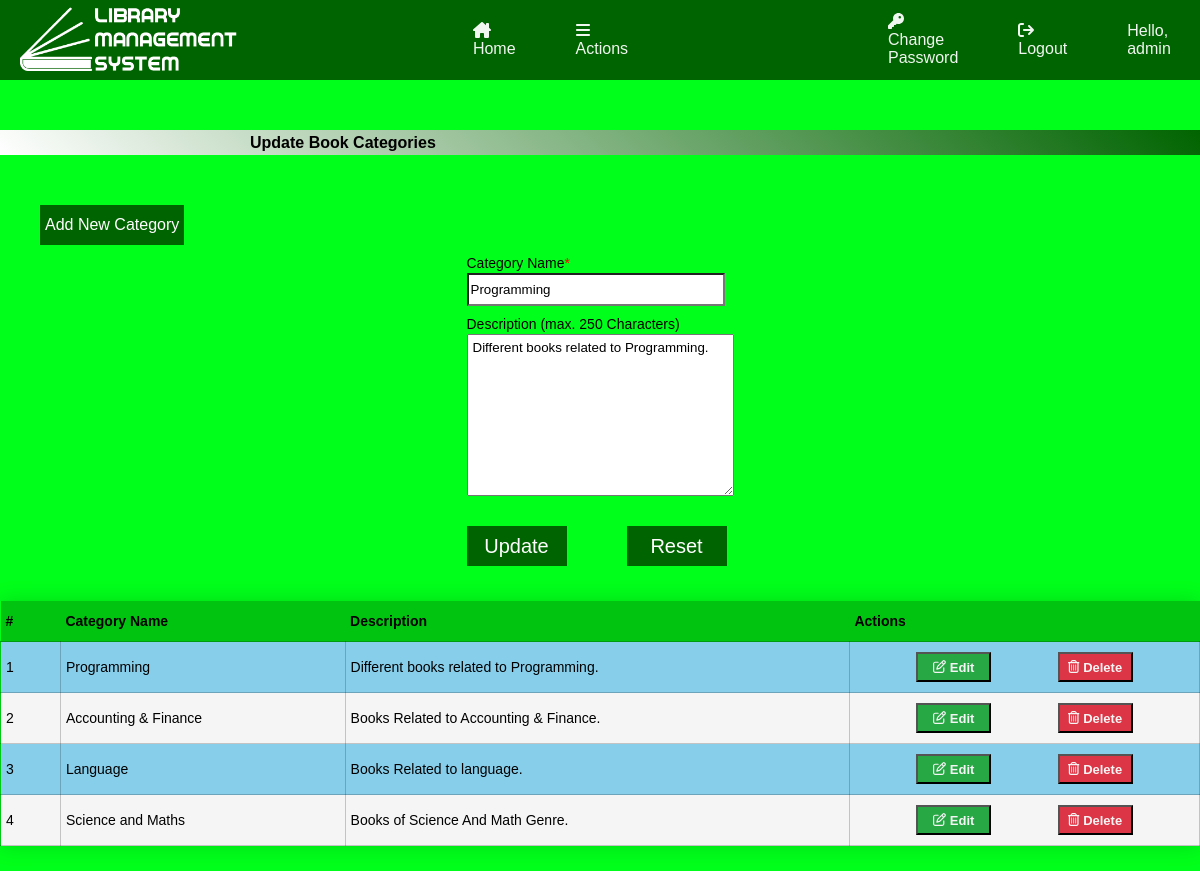
/Admins/updateBookCategory.php?cid=1&action=e (signed in), run on the app's committed database.
### tables this page shows
CREATE TABLE `book_category_tbl` (
  `cid` int(20) NOT NULL,
  `category_name` varchar(50) NOT NULL,
  `description` longtext NOT NULL
);

### Admins/displayBookCategory.php (the view)
<section class="table-container">
    <table class="table" id="myTable">
        <thead>
            <tr>
                <th>#</th>
                <th>Category Name</th>
                <th>Description</th>
                <th>Actions</th>
            </tr>
        </thead>
        <tbody>
            <?php
            $counter = 0;
            $sql = "SELECT * FROM `book_category_tbl`";
            $result = mysqli_query($conn, $sql);
            $num = mysqli_num_rows($result);
            if ($num > 0) {
                while ($rows = mysqli_fetch_assoc($result)) {
            ?>
                    <tr>
                        <td><?php echo ++$counter; ?></td>
                        <td><?php echo $rows['category_name'] ?></td>
                        <td><?php echo $rows['description'] ?></td>
                        <td>
                            <div class="actions">
                                <div class="action-btn">
                                    <div>
                                        <button class="edit-btn all-btn" onclick="location.href='updateBookCategory.php?cid=<?php echo $rows['cid']; ?>&action=e'"><i class="fa-regular fa-pen-to-square"></i>
                                            Edit</button>
                                    </div>
                                </div>
                                <div class="action-btn">
                                    <div>
                                        <button class="del-btn all-btn" onclick="location.href='updateBookCategory.php?cid=<?php echo $rows['cid']; ?>&action=d'"><i class="fa-regular fa-trash-can"></i>
                                            Delete</button>
                                    </div>
                                </div>
                            </div>
                        </td>
                    </tr>
            <?php }
            }
            ?>
        </tbody>
    </table>
</section>

### Admins/updateBookCategory.php (shortened to what this page needs)
<?php
require('../config.php');
$cid=$_GET['cid'];
$action=$_GET['action'];
if($action==='e'){
    $sql="SELECT * FROM `book_category_tbl` WHERE cid=$cid";
    $result=mysqli_query($conn,$sql);
    $row=mysqli_fetch_assoc($result);
    $cname=$row['category_name'];
    $description=$row['description'];
?>
<!DOCTYPE html>
<html lang="en">
<head>
    <link rel="stylesheet" href="css/addForm.css">
    <link rel="stylesheet" href="../css/table.css">
</head>
<body>
    <?php require('adminHeader.php') ?>
    <header>
        <div class="title">
            <h4>Update Book Categories</h4>
        </div>
        <div class="ex-link">
            <a href="addBookCategory.php">Add New Category</a>
        </div>
    </header>
    <div class="content">
        <main class="form-container">
            <form action="#" method="POST" class="studentForm">
                <div class="form-group">
                    <label for="cname">Category Name<span style="color: red;">*</span></label>
                    <input type="text" name="cname" placeholder="Category Name" value="<?php echo $cname; ?>" required>
                </div>
                <div class="form-group">
                    <label for="description">Description (max. 250 Characters)</label>
                    <textarea name="description" id="description" placeholder="Description....." cols="30" rows="10" maxlength="250" ><?php echo $description; ?></textarea>
                </div>
                <div class="form-row">
                    <div class="form-btn">
                        <input type="submit" class="fbtn" name="update" value="Update">
                    </div>
                    <div class="form-btn">
                        <input type="reset" class="fbtn" name="reset" value="Reset">
                    </div>
                </div>
            </form>
        </main>
    </div>
    <?php require('displayBookCategory.php')?>
</body>
</html>
<?php }
?>

### Admins/css/addForm.css (style rules this page uses)
:root { --green: #006400; }
* { padding: 0; margin: 0; }
header .title { height: 25px; background: linear-gradient(45deg, white,var(--green)); padding-left: 250px; margin: 50px 0; line-height: 25px; display: flex; }
header .ex-link { height: 30px; background-color: var(--green); width: fit-content; line-height: 30px; padding: 5px; margin: 10px 40px; }
header .ex-link a { text-decoration: None; color: white; }
.content { display: grid; place-items: center; }
.form-row { display: flex; }
.form-group { display: flex; flex-direction: column; margin: 0 30px 10px; }
.form-group label { font-size: 14px; margin-bottom: 2px; }
.form-group input, .form-group select { width: 250px; height: 25px; padding: 2px; background-color: white; }
textarea { padding: 5px; }
.form-btn { margin: 20px 30px 10px 30px; }
.form-btn .fbtn { padding: 5px; background-color: var(--green); color: white; border: none; cursor: pointer; min-width: 100px; font-size: 20px; height: 40px; }

### css/table.css (style rules this page uses)
:root { --green: #006400; }
* { padding: 0; margin: 0; font-family: Arial, Helvetica, sans-serif; }
.table-container { display: flex; justify-content: center; }
.table { border-collapse: collapse; margin: 25px 0; font-size: 0.9em; box-shadow: 0 0 20px rgba(0, 0, 0, 0.15); width: 1200px; }
.table th { padding: 5px; height: 30px; }
.table td { padding: 5px; min-width: 20px; max-width: 300px; border: 1px solid rgba(0, 0, 0, 0.203); }
.table tr { color: #000000; text-align: left; }
.table thead tr { background-color: #00640061; font-size: 14px; }
.table tbody tr { font-size: 14px; }
.table tbody tr:nth-of-type(even) { background-color: whitesmoke; }
.table tbody tr:nth-of-type(odd) { background-color: skyblue; }
.actions { display: flex; align-items: center; justify-content: space-evenly; }
.actions .action-btn { margin: 5px; }
.actions .action-btn .all-btn { width: 75px; height: 30px; padding: 5px; text-align: center; font-size: 13px; color: whitesmoke; font-weight: bold; }
.actions .action-btn .edit-btn { background-color: #28A745; }
.actions .action-btn .del-btn { background-color: #DC3545; }

### css/header.css (style rules this page uses)
* { margin: 0; padding: 0; }
body { background-color: rgb(0, 255, 26); font-family: Arial, Helvetica, sans-serif; background-repeat: no-repeat; background-attachment: fixed; }

### data on the page
book_category_tbl: cname "Programming", description "Different books related to Programming.", category_name "Programming"
book_category_tbl: category_name "Accounting & Finance", description "Books Related to Accounting & Finance."
book_category_tbl: category_name "Language", description "Books Related to language."
book_category_tbl: category_name "Science and Maths", description "Books of Science And Math Genre."

### other printed values
$_SESSION['role'] "admin"
